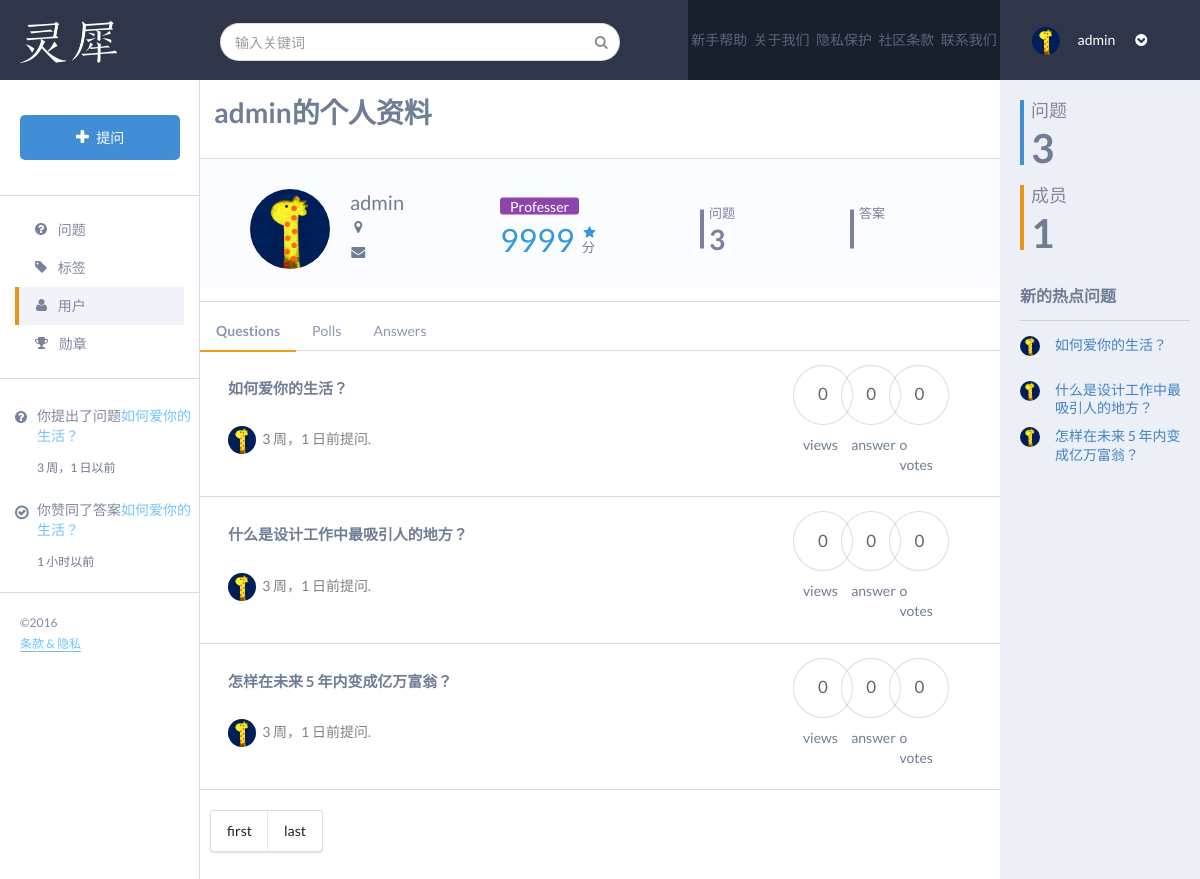
The page /profile/ (signed in) on the database as committed earlier.
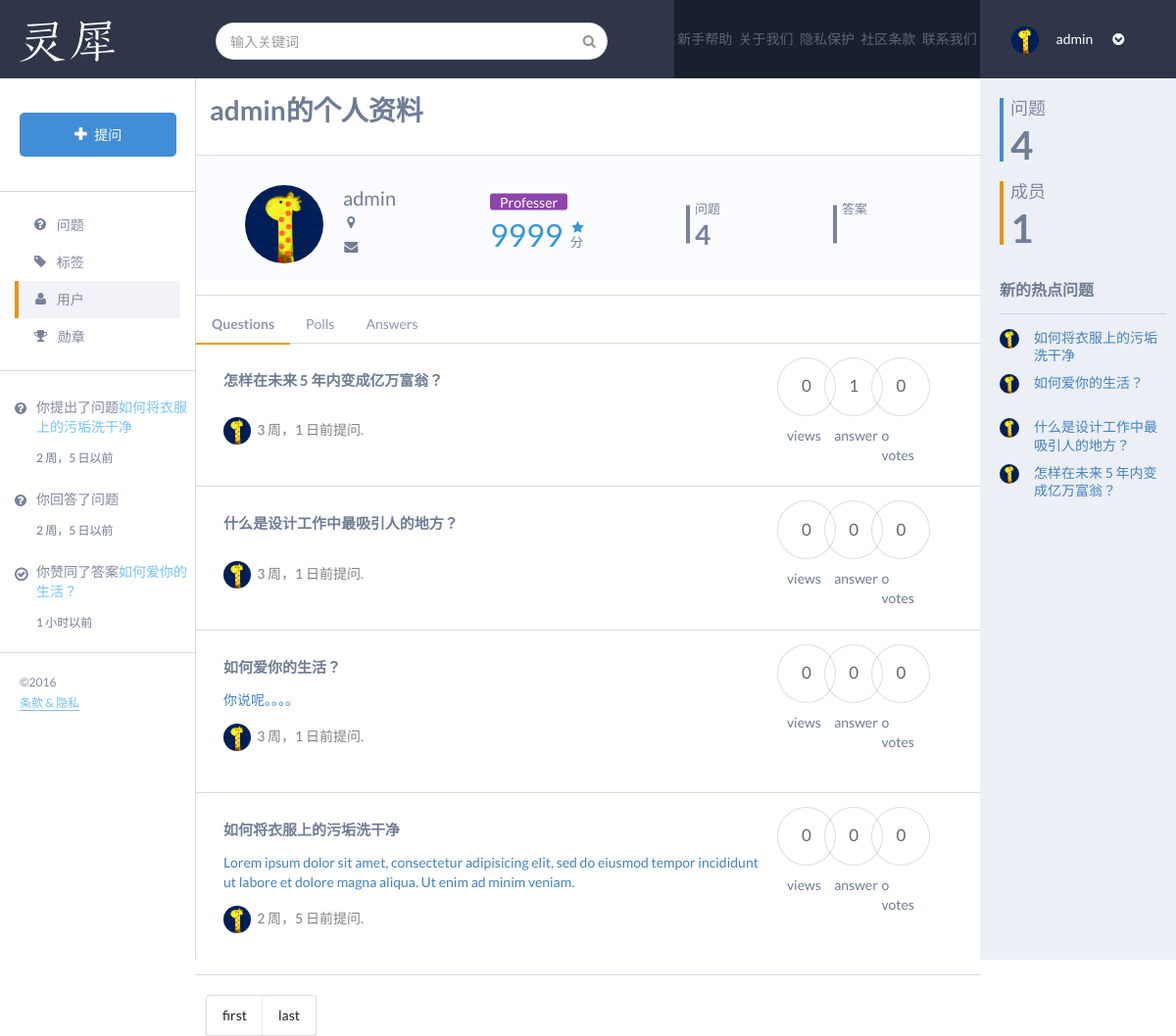
The same page on the database as committed later.
### app/models.py (models this page shows, shortened)
class UserProfile(models.Model):
    belong_to = models.OneToOneField(to=User, related_name='profile')
    profile_images = models.FileField(upload_to='user_profile_images', null=True, blank=True)
    address = models.CharField(max_length=100, null=True, blank=True)
    SEX_CHOICES = (
        ('female', u'女'),
        ('male', u'男'),
        ('secret', u'保密'),
    )
    TITLE_CHOICES = (
        (u'教授', u'教授'),
        (u'副教授', u'副教授'),
        (u'博士', u'博士'),
        (u'硕士', u'硕士'),
    )
    title = models.CharField(choices=TITLE_CHOICES, max_length=10, null=True, blank=True)
    sex = models.CharField(choices=SEX_CHOICES, max_length=10, null=True, blank=True)
    last_visit_dt = models.DateTimeField(null=True, blank=True)
    full_profile = models.BooleanField(default=False)

class Question(models.Model):
    questioner = models.ForeignKey(to=UserProfile, related_name='user_question')
    title = models.CharField(max_length=100)
    detail = models.CharField(max_length=6000, null=True, blank=True)
    create_time = models.DateTimeField(auto_now_add=True)
    update_time = models.DateTimeField(auto_now=True)
    views = models.IntegerField(default=0)
    votes = models.IntegerField(default=0)

class Answer(models.Model):
    belong_to_question = models.ForeignKey(to=Question, related_name='question_answer')
    answerer = models.ForeignKey(to=UserProfile, related_name='user_answer')
    content = models.CharField(max_length=10000)
    best_answer = models.BooleanField(default=False)
    create_time = models.DateTimeField(auto_now_add=True)
    update_time = models.DateTimeField(auto_now=True)
    views = models.IntegerField(default=0)
    votes = models.IntegerField(default=0)

### app/views.py (the view)
# urls.py: url(r'^profile/$', profile, name='profile')
@login_required
def profile(request):
    context = base(request)
    user_proflie = UserProfile.objects.get(belong_to=request.user)
    questions = Question.objects.filter(questioner=user_proflie).order_by("-update_time")
    context['ques'] = questions
    context['questions_count'] = len(questions)
    return render(request, 'profile.html', context)

### app/views.py (called while the page is built)
def base(request):
    context = {}
    hot_questions = Question.objects.all().order_by('-create_time')
    context['count_questions'] = len(hot_questions)
    context['count_users'] = len(UserProfile.objects.all())
    context['questions'] = hot_questions[:5]
    if request.user.is_anonymous:
        pass
    else:
        user_profile = UserProfile.objects.get(belong_to=request.user)
        context['new_question'] = user_profile.user_question.all().order_by('-create_time').first()
        context['new_answer'] = user_profile.user_answer.all().order_by().first()
    return context

### app/templates/profile.html (shortened to what this page needs)
{% extends "base.html" %}
{% load staticfiles %}
{% block link %}
<link rel="stylesheet" href="{% static 'css/index.css' %}">
    <link rel="stylesheet" href="{% static 'css/profile.css' %}">
{% endblock %}
{% block content %}
<div class="ui basic segment">
    <h1 class="ui hearder">{{ request.user.username }}的个人资料</h1>
</div>
    <div class="ui basic segment grid">
        <div class="six wide column profile">
            <span class="profile-span">
                <img src="/upload/{{ request.user.profile.profile_images }}" alt="" class="ui tiny circular image profile">
            </span>
            <ul class="profile-ul">
                <li class="profile name">{{ request.user.username }}</li>
                <li>
                    <i class="marker icon"></i>
                </li>
                <li><i class="mail icon"></i></li>
            </ul>
        </div>
        <div class="four wide column">
            <div class="badge">
                <span class="user-badge" style="background-color:#8e44ad;" >Professer</span>
                <br>
                <span class="points-count">
                    9999
                </span>
                <span class="star">
                    <i class="star icon"></i>
                    <br>
                    分
                </span>
            </div>
        </div>
        <div class="three wide column">
            <p class="questions-count">
                问题
                <br>
                <span>{{ questions_count }}</span>
            </p>
        </div>
        <div class="three wide column">
            <p class="questions-count">
                答案
                <br>
            </p>
        </div>
    </div>
<div class="ui secondary pointing menu custom">
    <a href="?order_by=time" class="active item">Questions</a>
    <a href="?order_by=votes" class="item">Polls</a>
    <a href="?order_by=unanswer" class="item">Answers</a>
</div>
{% for question in ques %}
<div class="ui basic segment question">
    <div class="ui grid">
        <div class="twelve wide column">
            <div class="ui basic segment">
            <h4 class="ui hearder">{{question.title}}</h4>
            <a href="#">{{ question.detail }}</a>
            <div class="ui basic segment" style="padding-left:0px;margin-top:0px;">
                <img class="ui avatar image" src="/upload/{{ question.questioner.profile_images }}">
                  <span style="color:grey;">{{ question.create_time|timesince }}前提问.</span>
            </div>
        </div>
        </div>
        <div class="one wide column">
            <button type="button" name="button" class="ui basic circular icon button info">
                <span style="font-size:17px;">{{ question.views }}</span>
            </button>
            <span style="display:block;margin-top:10px;margin-left:10px;">
                views
            </span>
        </div>
        <div class="one wide column">
            <button type="button" name="button" class="ui basic circular icon button info">
                <span style="font-size:17px;">{{ question.question_answer.count }}</span>
            </button>
            <span style="display:block;margin-top:10px;margin-left:10px;">
                answer
            </span>
        </div>
        <div class="one wide column">
            <button type="button" name="button" class="ui basic circular icon button info">
                <span style="font-size:17px;">{{ question.votes }}</span>
            </button>
            <span style="display:block;margin-top:10px;margin-left:10px;">o
                votes
            </span>
        </div>
    </div>
</div>
{% endfor %}
<div class="ui pagination menu" style="margin-top:20px;margin-left:10px;">
    <a class="item" href="?page=1">
      first
    </a>
    <a class="item" href="?page={{ ques.paginator.num_pages }}">
      last
    </a>
</div>
{% endblock %}
{% block left %}
<div class="left-lx">
    <div class="btn-ask">
        <button type="button" name="button" class="btn-ask-question">
            <img src="{% static 'images/jiahao.png' %}" alt=""/>
            <span class="ask-question-word">提问</span>
        </button>
    </div>
    <ul class="ul-lx">
        <li class="li-lx">
            <a href="#" class="a-li-lx">
                <img src="{% static 'images/wenhao.png' %}"/>
                <span class="li-span-lx">问题</span>
            </a>
        </li>
        <li class="li-lx">
            <a href="#" class="a-li-lx">
                <img src="{% static 'images/biaoqian.png' %}"/>
                <span class="li-span-lx">标签</span>
            </a>
        </li>
        <li class="li-lx-active">
            <a href="#" class="a-li-lx">
                <img src="{% static 'images/renwu_1.png' %}"/>
                <span class="li-span-lx">用户</span>
            </a>
        </li>
        <li class="li-lx">
            <a href="#" class="a-li-lx">
                <img src="{% static 'images/jianbei.png' %}"/>
                <span class="li-span-lx">勋章</span>
            </a>
        </li>
    </ul>
{% endblock %}

### app/templates/base.html (shortened to what this page needs)
{% load staticfiles %}
<!DOCTYPE html>
<html>
    <head>
        <link rel="stylesheet" href="{% static 'css/semantic.css' %}">
        <link rel="stylesheet" href="{% static 'css/base.css' %}">
        {% block link %}
        {% endblock %}
    </head>
    <body>
        <div class="header-lx">
            <div class="logo">
                <a class="img" href="#">
                    <img src="{% static 'images/logo.png' %}" alt="灵犀"/>
                </a>
            </div>
            <div class="menu-lx">
                <div class="search">
                    <div class="ui icon input">
                        <input type="text" style="width:400px;border-radius:20px;" placeholder="输入关键词">
                    </div>
                </div>
                <div class="header-menu">
                    <ul class="menu-ul">
                    <li class="menu-text">新手帮助</li>
                    <li class="menu-text">关于我们</li>
                    <li class="menu-text">隐私保护</li>
                    <li class="menu-text">社区条款</li>
                    <li class="menu-text">联系我们</li>
                </ul>
                </div>
            </div>
            <div class="message">
                {% if request.user %}
                    <div class="ui basic segment user">
                        <img class="ui avatar image user" src="/upload/{{ request.user.profile.profile_images }}">
                        <span class="user-span">
                            {{ request.user.username }}
                        </span>
                        <span class="user-span">
                            <i class="chevron circle down icon"></i>
                        </span>
                    </div>
                {% else %}
                    <a href="#" class="login">登录或注册</a>
                {% endif %}
            </div>
        </div>
        <div class="content-lx">
            {% block left %}{% endblock %}
                <div class="recent-status-div">
                    {% if new_question %}
                        <div class="ask-lx">
                            <p class="ask-p-lx">你提出了问题<a href="#" class="status-a-lx">{{ new_question.title }}</a>
                            </p>
                            <div class="time-lx">
                                {{ new_question.create_time|timesince }}以前
                            </div>
                        </div>
                    {% endif %}
                    {% if new_answer %}
                        <div class="answer-lx">
                            <p class="ask-p-lx">你回答了问题<a href="#" class="status-a-lx">{{ new_answer.title }}</a>
                            </p>
                            <div class="time-lx">
                                {{ new_answer.create_time|timesince }}以前
                            </div>
                        </div>
                    {% endif %}
                    <div class="accepted-lx">
                        <p class="accepted-p-lx">你赞同了答案<a href="#" class="status-a-lx">如何爱你的生活？</a>
                        </p>
                        <div class="time-lx">
                            1 小时以前
                        </div>
                    </div>
                </div>
                <div class="rights-lx">
                    <div class="rights-2014-lx">©2016</div>
                    <div >
                        <span class="term-lx">条款 & 隐私</span>
                    </div>
                </div>
            </div>
            <div class="middle-lx">
                {% block content %}
                {% endblock %}
            </div>
            <div class="right-lx">
                <div class="questions-div">
                    <div>
                        <div class="question-title-lx">问题</div>
                        <div class="number-data-lx">{{ count_questions }}</div>
                    </div>
                </div>
                <div class="members-div">
                    <div>
                        <div class="question-title-lx">成员</div>
                        <div class="number-data-lx">{{ count_users }}</div>
                    </div>
                </div>
                <div class="hot-questions-div">
                    <div class="new-hot-questions">新的热点问题</div>
                    <div class="ui divider"></div>
                    {% for q in questions %}
                        <div class="hot-question-li">
                            <span class="hot-question-avatar">
                                <img class="ui circular image" src="/upload/{{ q.questioner.profile_images }}">
                            </span>
                            <span class="hot-question-title">
                                <a href="#">{{ q.title }}</a>
                            </span>
                        </div>
                    {% endfor %}
                </div>
            </div>
        </div>
</body>
</html>

### app/static/css/base.css (style rules this page uses)
body { padding: 0; margin: 0; color: #6f7d95; }
.ui.grid { margin: 0; }
.ui.grid > .column:not(.row) { padding: 0; margin: 0; }
.header-lx { height:80px; background-color: #2F364A; }
.content-lx { width: auto; height: 900px }
.left-lx { width: 16.67%; height: 100%; border-right:1px solid #D6DBE7; float: left; }
.middle-lx { width: 66.66%; height: auto; float: left; margin-bottom: 50px; }
.right-lx { width: 16.67%; height: 100%; background-color: #ECEFF6; float: right; }
.logo { padding-left: 20px; padding-right: 20px; width: 16.67%; float: left; line-height: 80px; }
.img > img { position: relative; transform: translate(0,50%); height: 42px; float: left; }
.search { margin-top: 23px; width: auto; float: left; }
.menu-lx { padding-left: 20px; width: 66.66%; height: 100%; background-color: #2F364A; float: left; }
.header-menu { width: 40%; height: 100%; float: right; background-color: #18202D; }
.menu-ul { overflow: hidden; padding: 0; margin-top: 30px; }
.menu-text { width: 20%; float: left; font-size: 14px; list-style:none; color:#5D647D; text-align: center; }
.message { padding-left: 20px; padding-right: 20px; width: 16.67%; height: 100%; background-color: #2F364A; float: right; }
.ui.basic.segment.user { line-height: 80px; display: block; text-align: center; padding: 0; }
.ui.basic.segment.user > .user-span { margin-right: 15px; color: white; }
.ui.avatar.image.user { margin-right: 15px; }
.name { margin: 32px 5px; height: 16px; float: left; }
.btn-ask { width: 100%; height: 116px; padding: 35px 20px; border-bottom:1px solid #D6DBE7; text-align: center; }
.btn-ask-question { height: 100%; width: 160px; background-color: #418ED6; border-radius: 5px; border-style: none; }
.ask-question-word { color: white; margin-left:5px; }
.ul-lx { margin: 0; padding: 15px; list-style: none; width: 100%; border-bottom:1px solid #D6DBE7; }
.li-lx { padding-left:20px; height: 38px; }
.li-lx-active { height: 38px; background-color: #F2F3F8; border-left: 4px solid #EA9314; padding-left:17px; }
.a-li-lx { line-height: 38px; }
.li-span-lx { margin-left: 8px; color: #8187A0; }
.recent-status-div { width: 100%; height: auto; padding: 5px; border-bottom:1px solid #D6DBE7; padding-left: 15px; padding-bottom: 20px; }
.ask-lx { margin-top: 22px; }
.ask-p-lx { background-image: url("../images/wenhao.png"); background-repeat: no-repeat; background-position:0 5px; padding-left: 22px; margin-bottom: 12px; color: #8187A0; }
.time-lx { padding-left: 22px; color: #707893; font-size: 12px; }
.answer-lx { margin-top: 22px; }
.accepted-lx { margin-top: 22px; }
.accepted-p-lx { background-image: url("../images/duihao.png"); background-repeat: no-repeat; background-position:0 5px; padding-left: 22px; margin-bottom: 12px; color: #8187A0; }
.status-a-lx { color: #75C2FB }
.rights-lx { padding-left: 20px; padding-top: 20px; }
.rights-2014-lx { font-size: 12px; color: #8187A0; }
.term-lx { font-size: 12px; color: #75C2FB; border-bottom:1px solid #75C2FB; }
.questions-div { height: 65px; margin-left: 20px; margin-top: 20px; padding-left: 7px; border-left: 4px solid #418ED6; }
.question-title-lx { color: #8187A0; font-size: 18px; }
.number-data-lx { margin-top: 18px; height: 100%; font-weight:bold; font-size: 40px; }
.members-div { height: 65px; margin-left: 20px; margin-top: 20px; padding-left: 7px; border-left: 4px solid #EA9314; }
.hot-questions-div { margin-left:20px; margin-top:36px; margin-right:10px; }
.new-hot-questions { font-weight: bold; font-size: 16px; }
.hot-question-li { margin-bottom: 10px; min-height: 35px; word-wrap: break-word; }
.hot-question-avatar { float: left; margin-right: 15px; }
.hot-question-avatar > img { width: 20px; height: auto; }
.hot-question-title { display: block; overflow: hidden; line-height: 1.3; word-wrap: break-word; }

Rows that differ between the two databases and show on the page:
added Question: title "如何将衣服上的污垢洗干净", create_time "2 周，5 日", detail "Lorem ipsum dolor sit amet, consectetur adipisicing elit, sed do eiusmod tempor incididunt ut labore et dolore magna aliqua. Ut enim ad minim veniam.", questioner.profile_images (picture), views "0", question_answer.count "0", votes "0"
added Answer: create_time "2 周，5 日"
changed Question "怎样在未来 5 年内变成亿万富翁？": question_answer.count "0" → "1"; moves up the list
changed Question "什么是设计工作中最吸引人的地方？": moves down the list
changed Question "如何爱你的生活？": detail (not shown) → "你说呢。。。。"
Other text that changed with them:
{{ questions_count }}: "3" → "4"
{{ count_questions }}: "3" → "4"
{{ new_question.title }}: "如何爱你的生活？" → "如何将衣服上的污垢洗干净"
{{ new_question.create_time|timesince }}: "3 周，1 日" → "2 周，5 日"
text now shown: "你回答了问题 以前"
